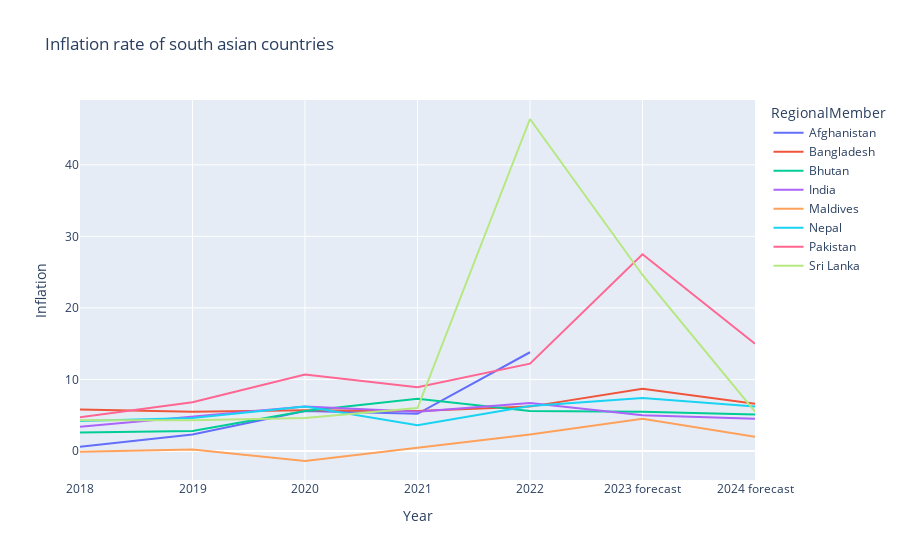

Notebook code cell kept with this figure:
### Code cell
south_asian_countries = [
    'Afghanistan', 'Bangladesh', 'Bhutan', 'India', 'Maldives', 'Nepal', 'Pakistan', 'Sri Lanka'
]
south_asian_data=data[data['RegionalMember'].isin(south_asian_countries)]
fig=px.line(south_asian_data,x='Year',y='Inflation',color='RegionalMember',title='Inflation rate of south asian countries')
fig.show()

### Figure 1 — Plotly figure (JSON) as saved in the notebook; plotly's stock layout.template omitted (floating-point values rounded to 4 significant figures)
{"data": [{"hovertemplate": "RegionalMember=Afghanistan<br>Year=%{x}<br>Inflation=%{y}<extra></extra>", "legendgroup": "Afghanistan", "line": {"color": "#636efa", "dash": "solid"}, "marker": {"symbol": "circle"}, "mode": "lines", "name": "Afghanistan", "orientation": "v", "showlegend": true, "type": "scatter", "x": ["2018", "2019", "2020", "2021", "2022", "2023 forecast", "2024 forecast"], "xaxis": "x", "y": [0.6, 2.3, 5.6, 5.2, 13.8, null, null], "yaxis": "y"}, {"hovertemplate": "RegionalMember=Bangladesh<br>Year=%{x}<br>Inflation=%{y}<extra></extra>", "legendgroup": "Bangladesh", "line": {"color": "#EF553B", "dash": "solid"}, "marker": {"symbol": "circle"}, "mode": "lines", "name": "Bangladesh", "orientation": "v", "showlegend": true, "type": "scatter", "x": ["2018", "2019", "2020", "2021", "2022", "2023 forecast", "2024 forecast"], "xaxis": "x", "y": [5.8, 5.5, 5.7, 5.6, 6.2, 8.7, 6.6], "yaxis": "y"}, {"hovertemplate": "RegionalMember=Bhutan<br>Year=%{x}<br>Inflation=%{y}<extra></extra>", "legendgroup": "Bhutan", "line": {"color": "#00cc96", "dash": "solid"}, "marker": {"symbol": "circle"}, "mode": "lines", "name": "Bhutan", "orientation": "v", "showlegend": true, "type": "scatter", "x": ["2018", "2019", "2020", "2021", "2022", "2023 forecast", "2024 forecast"], "xaxis": "x", "y": [2.6, 2.8, 5.6, 7.3, 5.6, 5.5, 5.1], "yaxis": "y"}, {"hovertemplate": "RegionalMember=India<br>Year=%{x}<br>Inflation=%{y}<extra></extra>", "legendgroup": "India", "line": {"color": "#ab63fa", "dash": "solid"}, "marker": {"symbol": "circle"}, "mode": "lines", "name": "India", "orientation": "v", "showlegend": true, "type": "scatter", "x": ["2018", "2019", "2020", "2021", "2022", "2023 forecast", "2024 forecast"], "xaxis": "x", "y": [3.4, 4.8, 6.2, 5.5, 6.7, 5, 4.5], "yaxis": "y"}, {"hovertemplate": "RegionalMember=Maldives<br>Year=%{x}<br>Inflation=%{y}<extra></extra>", "legendgroup": "Maldives", "line": {"color": "#FFA15A", "dash": "solid"}, "marker": {"symbol": "circle"}, "mode": "lines", "name": "Maldives", "orientation": "v", "showlegend": true, "type": "scatter", "x": ["2018", "2019", "2020", "2021", "2022", "2023 forecast", "2024 forecast"], "xaxis": "x", "y": [-0.1, 0.2, -1.4, 0.5, 2.3, 4.5, 2], "yaxis": "y"}, {"hovertemplate": "RegionalMember=Nepal<br>Year=%{x}<br>Inflation=%{y}<extra></extra>", "legendgroup": "Nepal", "line": {"color": "#19d3f3", "dash": "solid"}, "marker": {"symbol": "circle"}, "mode": "lines", "name": "Nepal", "orientation": "v", "showlegend": true, "type": "scatter", "x": ["2018", "2019", "2020", "2021", "2022", "2023 forecast", "2024 forecast"], "xaxis": "x", "y": [4.2, 4.6, 6.2, 3.6, 6.3, 7.4, 6.2], "yaxis": "y"}, {"hovertemplate": "RegionalMember=Pakistan<br>Year=%{x}<br>Inflation=%{y}<extra></extra>", "legendgroup": "Pakistan", "line": {"color": "#FF6692", "dash": "solid"}, "marker": {"symbol": "circle"}, "mode": "lines", "name": "Pakistan", "orientation": "v", "showlegend": true, "type": "scatter", "x": ["2018", "2019", "2020", "2021", "2022", "2023 forecast", "2024 forecast"], "xaxis": "x", "y": [4.7, 6.8, 10.7, 8.9, 12.2, 27.5, 15], "yaxis": "y"}, {"hovertemplate": "RegionalMember=Sri Lanka<br>Year=%{x}<br>Inflation=%{y}<extra></extra>", "legendgroup": "Sri Lanka", "line": {"color": "#B6E880", "dash": "solid"}, "marker": {"symbol": "circle"}, "mode": "lines", "name": "Sri Lanka", "orientation": "v", "showlegend": true, "type": "scatter", "x": ["2018", "2019", "2020", "2021", "2022", "2023 forecast", "2024 forecast"], "xaxis": "x", "y": [4.3, 4.3, 4.6, 6, 46.4, 24.6, 5.5], "yaxis": "y"}], "layout": {"legend": {"title": {"text": "RegionalMember"}, "tracegroupgap": 0}, "title": {"text": "Inflation rate of south asian countries"}, "xaxis": {"anchor": "y", "domain": [0, 1], "title": {"text": "Year"}}, "yaxis": {"anchor": "x", "domain": [0, 1], "title": {"text": "Inflation"}}}}
